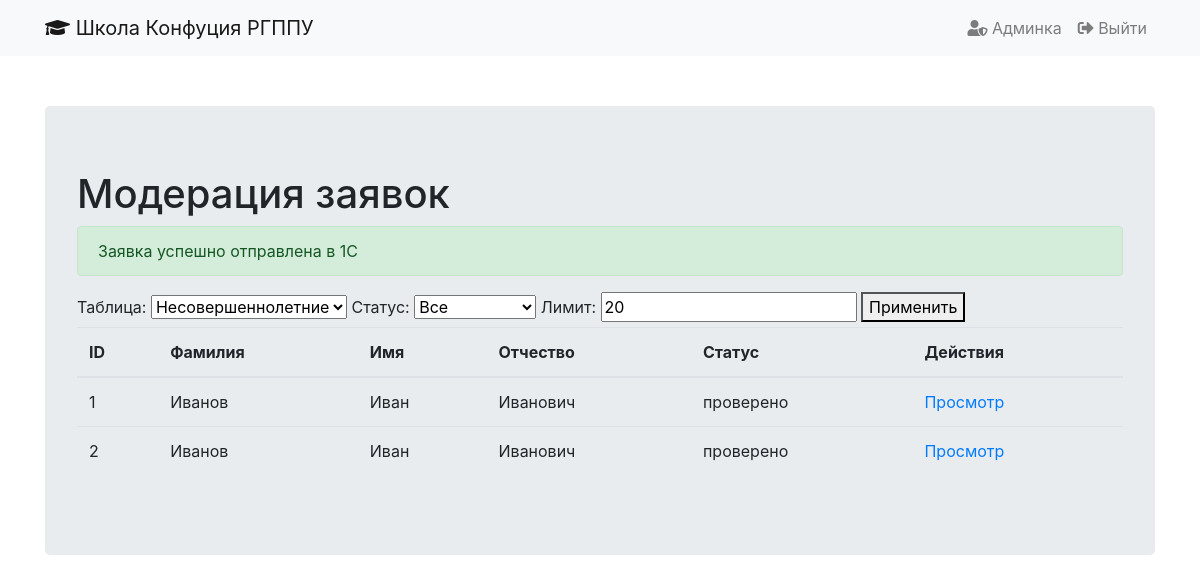
Before: /moderation (signed in) with the older database file.
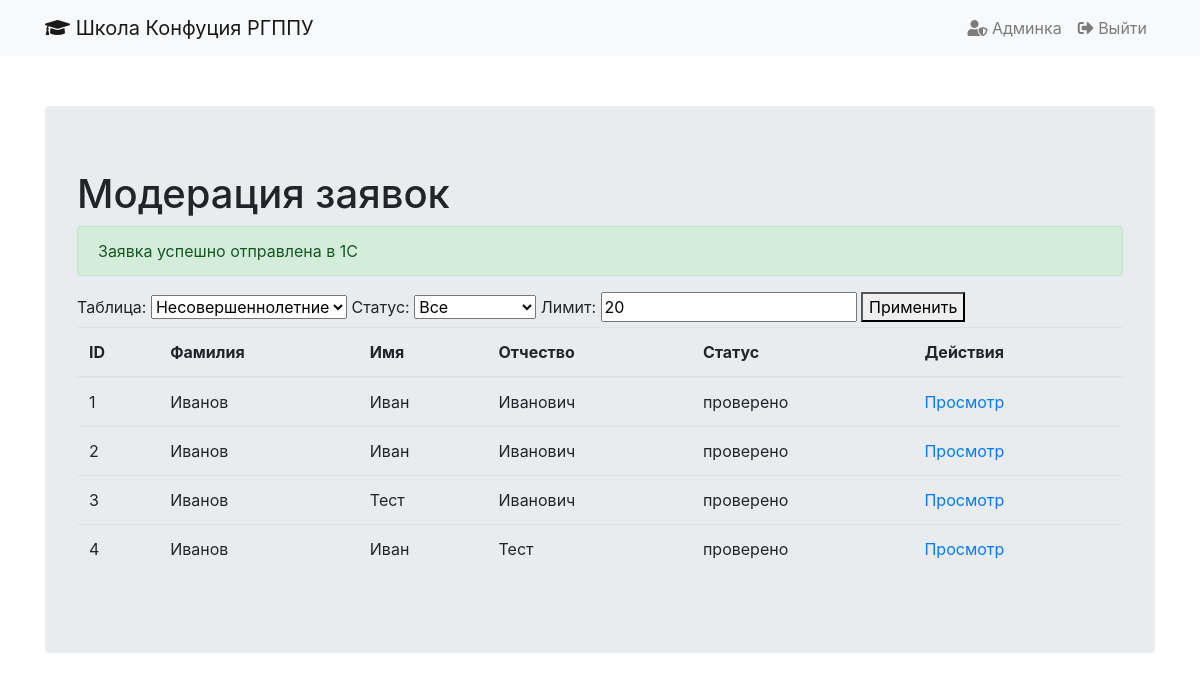
After: the same page with the newer database file.
### tables this page shows
CREATE TABLE students (
            id INTEGER PRIMARY KEY AUTOINCREMENT,
            last_name TEXT NOT NULL,
            first_name TEXT NOT NULL,
            middle_name TEXT,
            birth_date TEXT NOT NULL,
            address TEXT NOT NULL,
            gender TEXT NOT NULL,
            snils TEXT,
            age_group TEXT NOT NULL,
            id_type TEXT NOT NULL,
            id_serial TEXT,
            id_number TEXT NOT NULL,
            id_issued_by TEXT,
            id_issued_date TEXT,
            bank_details TEXT,
            phone TEXT NOT NULL,
            email TEXT NOT NULL,
            study_plan TEXT NOT NULL,
            exam_selection TEXT,
            exam_date TEXT,
            status TEXT NOT NULL DEFAULT 'на проверке',
            submission_date TEXT NOT NULL
        , file_paths TEXT);

### chinaekb-forms.py (the view)
@app.route(BASE_URL + "/moderation", methods=["GET", "POST"])
@login_required
def moderation():
    if request.method == 'GET':
        table_name = request.args.get('table_name', default='students')
        status = request.args.get('status', default='all')
        limit = int(request.args.get('limit', default='20'))
        page = int(request.args.get('page', default='1'))
        conn = sqlite3.connect('chinaekb.db')
        c = conn.cursor()
        query = f'SELECT * FROM {table_name}'
        if status != 'all':
            query += f' WHERE status = ?'
            c.execute(query, (status,))
        else:
            c.execute(query)
        total_records = len(c.fetchall())
        total_pages = ceil(total_records / limit)
        offset = (page - 1) * limit
        query += f' LIMIT ? OFFSET ?'
        c.execute(query, (limit, offset) if status == 'all' else (status, limit, offset))
        if table_name == 'students':
            students = c.fetchall()
            minor_students_with_representatives = []
            adult_students = []
        elif table_name == 'adult_students':
            adult_students = c.fetchall()
            students = []
            minor_students_with_representatives = []
        conn.close()
        current_app.logger.info(f"Rendering template with table_name={table_name}, status={status}, limit={limit}, page={page}, total_pages={total_pages}")
        current_app.logger.info(f"Students: {students}")
        current_app.logger.info(f"Adult Students: {adult_students}")
        success_message = session.pop('success_message', None)
        return render_template("moderation.html", base_url=BASE_URL, students=students, adult_students=adult_students, minor_students_with_representatives=minor_students_with_representatives, table_name=table_name, status=status, limit=limit, page=page, total_pages=total_pages, success_message=success_message)

### chinaekb-forms.py (called while the page is built)
@login_manager.user_loader
def load_user(user_id):
    return User(user_id)

### templates/moderation.html (shortened to what this page needs)
{% extends "base.html" %}
{% block content %}
<h1>Модерация заявок</h1>
{% if success_message %}
    <div class="alert alert-success" role="alert">
        {{ success_message }}
    </div>
{% endif %}
<form method="GET" action="{{ base_url }}/moderation">
    <label for="table_name">Таблица:</label>
    <select name="table_name" id=="table_name">
        <option value="students" {% if table_name=='students' %}selected{% endif %}>Несовершеннолетние</option>
    </select>
    <label for="status">Статус:</label>
    <select name="status" id="status">
        <option value="all" {% if status=='all' %}selected{% endif %}>Все</option>
    </select>
    <label for="limit">Лимит:</label>
    <input type="number" name="limit" id="limit" value="{{ limit }}">
    <button type="submit">Применить</button>
</form>
<table class="table">
    <thead>
        <tr>
            <th>ID</th>
            <th>Фамилия</th>
            <th>Имя</th>
            <th>Отчество</th>
            <th>Статус</th>
            <th>Действия</th>
        </tr>
    </thead>
    <tbody>
        {% for student in students %}
        <tr>
            <td>{{ student[0] }}</td>
            <td>{{ student[1] }}</td>
            <td>{{ student[2] }}</td>
            <td>{{ student[3] }}</td>
            <td>{{ student[20] }}</td>
            <td>
                <a href="{{ base_url }}/moderation/students/student/{{ student[0] }}">Просмотр</a>
            </td>
        </tr>
        {% endfor %}
    </tbody>
</table>
{% endblock %}

### templates/base.html (shortened to what this page needs)
<!DOCTYPE html>
<html lang="ru">
<head>
    <link rel="stylesheet" href="{{base_url}}/static/bootstrap.min.css">
    <link rel="stylesheet" href="{{base_url}}/static/style.css">
    <link href="https://stackpath.bootstrapcdn.com/bootstrap/4.5.2/css/bootstrap.min.css" rel="stylesheet">
    <link href="https://cdnjs.cloudflare.com/ajax/libs/font-awesome/5.15.3/css/all.min.css" rel="stylesheet">
</head>
<body>
    <nav class="navbar navbar-expand-lg navbar-light bg-light">
        <div class="container">
            <a class="navbar-brand" href="{{base_url}}/forms">
                <i class="fas fa-graduation-cap"></i> Школа Конфуция РГППУ
            </a>
            <div class="collapse navbar-collapse" id="navbarNav">
                <ul class="navbar-nav ml-auto">
                    {% if current_user.is_authenticated %}
                    <li class="nav-item">
                        <a class="nav-link" href="{{base_url}}/moderation">
                            <i class="fas fa-user-shield"></i> Админка
                        </a>
                    </li>
                    <li class="nav-item">
                        <a class="nav-link" href="{{base_url}}/logout">
                            <i class="fas fa-sign-out-alt"></i> Выйти
                        </a>
                    </li>
                    {% else %}
                    <li class="nav-item">
                        <a class="nav-link" href="{{base_url}}/moderation">
                            <i class="fas fa-user-shield"></i> Админка
                        </a>
                    </li>
                    {% endif %}
                </ul>
            </div>
        </div>
    </nav>
    <div>
        <main role="main" class="container">
            <div class="jumbotron">
                {% block content %}{% endblock %}
            </div>
        </main>
    </div>
</body>
</html>

### static/style.css (style rules this page uses)
.jumbotron { margin-top: 50px; margin-bottom: 50px; }

Changed rows visible on the page:
added students: id "3", last_name "Иванов", first_name "Тест", middle_name "Иванович", status "проверено"
added students: id "4", last_name "Иванов", first_name "Иван", middle_name "Тест", status "проверено"
